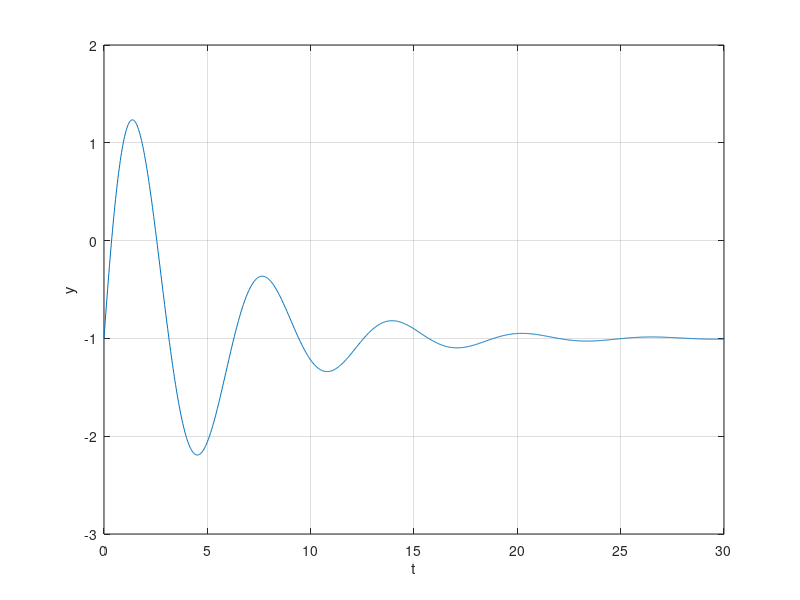

Recreate this plot in MATLAB.
clear variables
clc
t = linspace(0,30,1024); 	    % Indepentant variable

a = 3;
b = (t.^2);
c = sin(t);
d = -1;
e = exp((-t)./5);
y = a*e.*c + d;             %Dependant variable

figure (1)                  % open a figure window
plot(t,y)                   % plot (t,y)
grid on                     % turn on the grid
xlabel('t')                 % label the x axis
ylabel('y')                 % label the y axis   